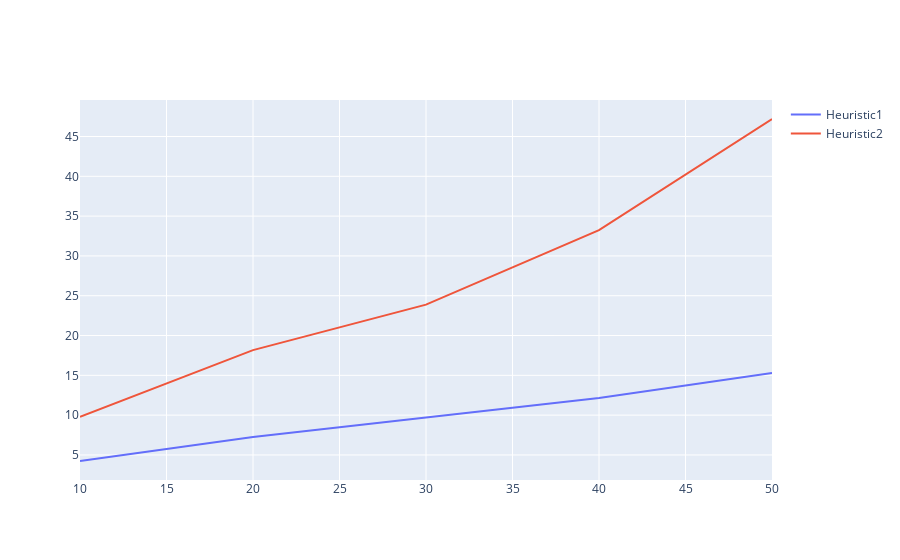

The notebook cell this image was saved under:
### Code cell
r = [10, 20, 30, 40, 50]

trace0 = go.Scatter(
    x = r,
    y = errorsH1,
    mode = 'lines',
    name = 'Heuristic1'
)

trace1 = go.Scatter(
    x = r,
    y = errorsH2,
    mode = 'lines',
    name = 'Heuristic2'
)

data = [trace0, trace1]

iplot(data)

### Figure 1 — Plotly figure (JSON) as saved in the notebook; plotly's stock layout.template omitted (floating-point values rounded to 4 significant figures)
{"data": [{"mode": "lines", "name": "Heuristic1", "type": "scatter", "x": [10, 20, 30, 40, 50], "y": [4.239, 7.244, 9.71, 12.16, 15.29]}, {"mode": "lines", "name": "Heuristic2", "type": "scatter", "x": [10, 20, 30, 40, 50], "y": [9.798, 18.16, 23.88, 33.23, 47.2]}], "layout": {}}
